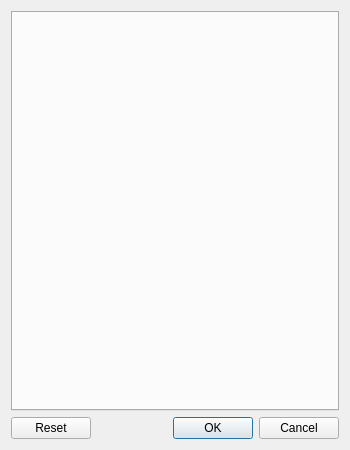
<?xml version="1.0" encoding="UTF-8"?>
<ui version="4.0">
 <class>CCoreSettingsDialog</class>
 <widget class="QDialog" name="CCoreSettingsDialog">
  <property name="geometry">
   <rect>
    <x>0</x>
    <y>0</y>
    <width>350</width>
    <height>450</height>
   </rect>
  </property>
  <property name="minimumSize">
   <size>
    <width>350</width>
    <height>450</height>
   </size>
  </property>
  <property name="windowTitle">
   <string>swift settings</string>
  </property>
  <layout class="QVBoxLayout" name="vl_SettingsDialog">
   <item>
    <widget class="swift::gui::components::CSettingsComponent" name="comp_SettingsComponent"/>
   </item>
   <item>
    <widget class="QDialogButtonBox" name="bb_CoreSettingsDialog">
     <property name="orientation">
      <enum>Qt::Horizontal</enum>
     </property>
     <property name="standardButtons">
      <set>QDialogButtonBox::Cancel|QDialogButtonBox::Ok|QDialogButtonBox::Reset</set>
     </property>
    </widget>
   </item>
  </layout>
 </widget>
 <customwidgets>
  <customwidget>
   <class>swift::gui::components::CSettingsComponent</class>
   <extends>QTabWidget</extends>
   <header>gui/components/settingscomponent.h</header>
   <container>1</container>
  </customwidget>
 </customwidgets>
 <resources/>
 <connections>
  <connection>
   <sender>bb_CoreSettingsDialog</sender>
   <signal>accepted()</signal>
   <receiver>CCoreSettingsDialog</receiver>
   <slot>accept()</slot>
   <hints>
    <hint type="sourcelabel">
     <x>248</x>
     <y>254</y>
    </hint>
    <hint type="destinationlabel">
     <x>157</x>
     <y>274</y>
    </hint>
   </hints>
  </connection>
  <connection>
   <sender>bb_CoreSettingsDialog</sender>
   <signal>rejected()</signal>
   <receiver>CCoreSettingsDialog</receiver>
   <slot>reject()</slot>
   <hints>
    <hint type="sourcelabel">
     <x>316</x>
     <y>260</y>
    </hint>
    <hint type="destinationlabel">
     <x>286</x>
     <y>274</y>
    </hint>
   </hints>
  </connection>
 </connections>
</ui>
